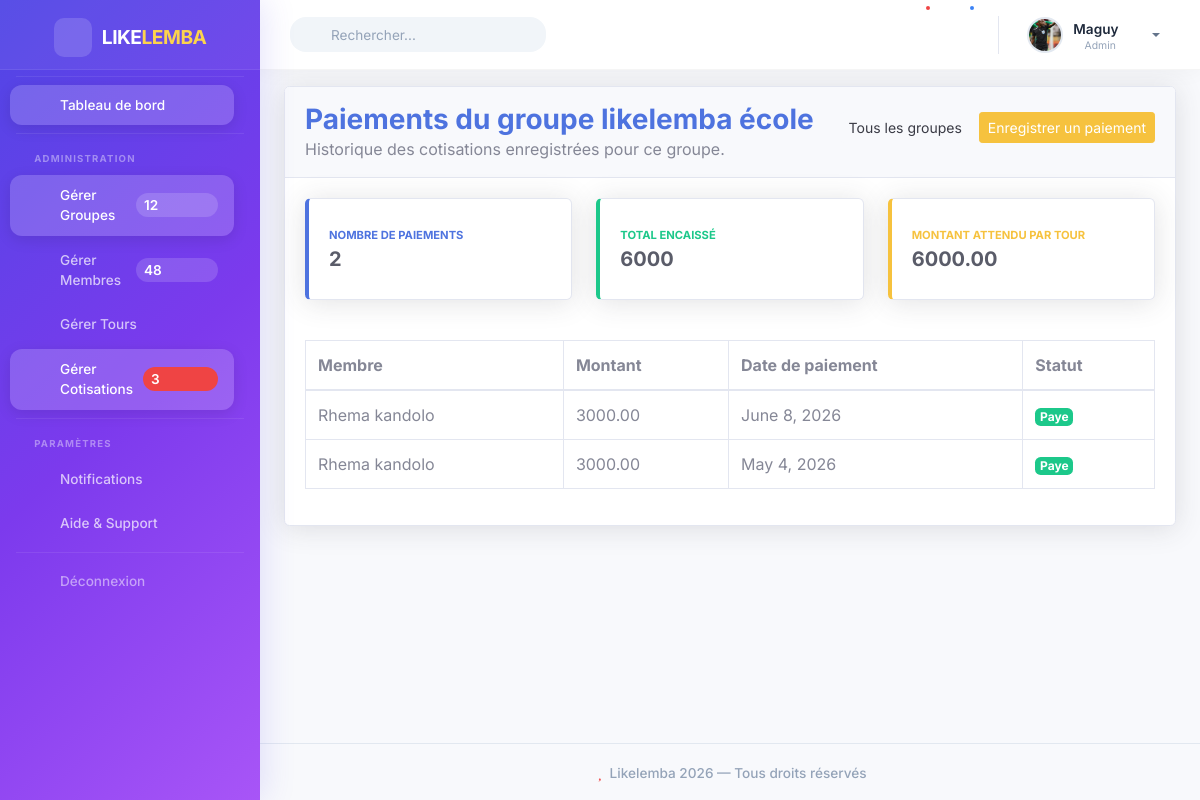
/groupes/6/paiements/ (signed in), run on an earlier commit of the app's database.
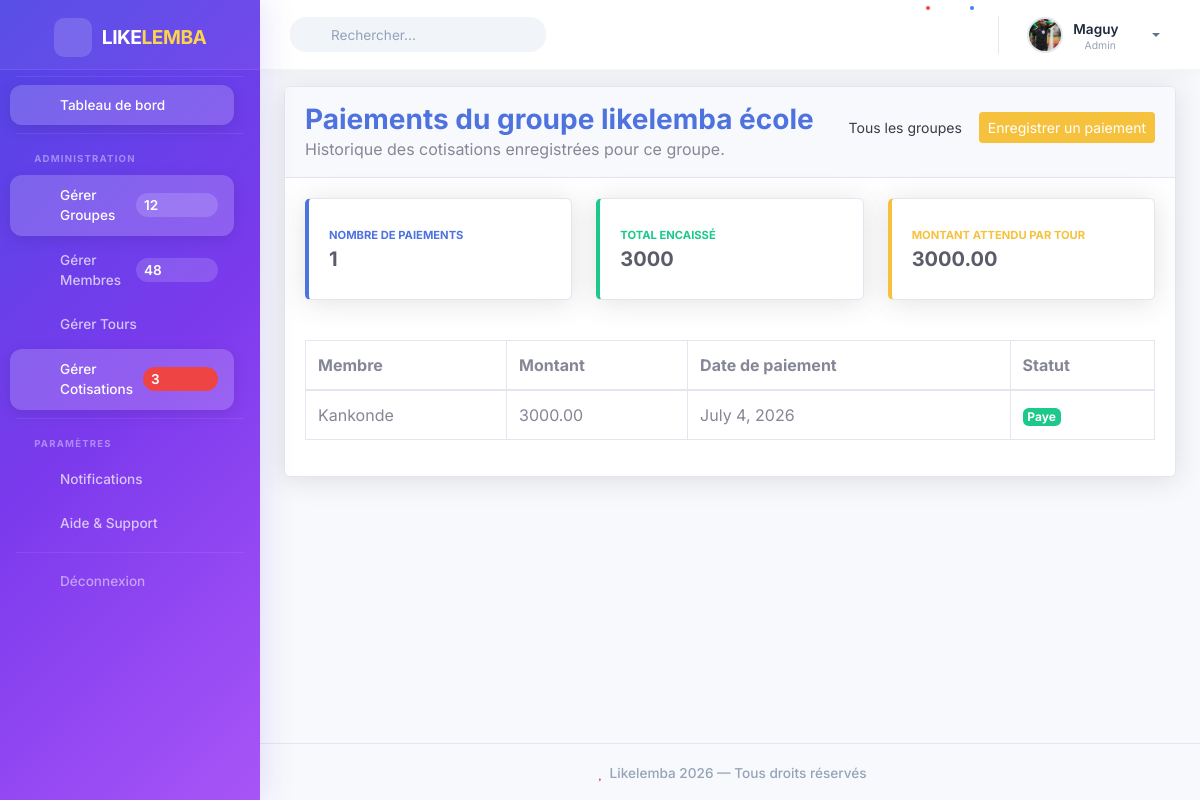
And on a later commit of the database.
### authentification/models.py (models this page shows)
class Utilisateur(AbstractUser):
    telephone = models.CharField(max_length=20)
    ROLE_CHOICES = [
        ('ADMIN', 'Admin'),
        ('MEMBRE', 'Membre')
    ]
    role = models.CharField(max_length=10, choices=ROLE_CHOICES)
    photo = models.ImageField(upload_to='profiles/', null=True, blank=True)
    is_verified = models.BooleanField(default=False)

### likelemba_app/models.py (models this page shows, shortened)
class Groupe(models.Model):
    FREQUENCE_CHOICES = [
        ('QUOTIDIEN', 'Quotidien'),
        ('HEBDOMADAIRE', 'Hebdomadaire'),
        ('MENSUEL', 'Mensuel'),
        ('ANNUEL', 'Annuel')
    ]
    STATUT_CHOICES = [
        ('ACTIF', 'Actif'),
        ('TERMINE', 'Terminé')
    ]
    nom = models.CharField(max_length=100)
    montant_cotisation = models.DecimalField(
        max_digits=10,
        decimal_places=2
    )
    frequence = models.CharField(max_length=20, choices=FREQUENCE_CHOICES)
    date_debut = models.DateField()
    statut = models.CharField(max_length=20, choices = STATUT_CHOICES, default='ACTIF')
    date_creation = models.DateTimeField(auto_now_add=True, null=True)
    admin = models.ForeignKey(
        Utilisateur,
        on_delete=models.CASCADE
    )

class Paiement(models.Model):
    membre = models.ForeignKey(
        MembreGroupe,
        on_delete=models.CASCADE
    )
    tour = models.ForeignKey(
        Tour,
        on_delete=models.CASCADE
    )
    montant = models.DecimalField(
        max_digits=10,
        decimal_places=2
    )
    date_paiement = models.DateField()
    statut = models.CharField(
        max_length=20,
        choices=[
            ('PAYE', 'Payé'),
            ('NON_PAYE', 'Non payé')
        ]
    )

class MembreGroupe(models.Model):
    utilisateur = models.ForeignKey(
        Utilisateur,
        on_delete=models.CASCADE,
        null=True,
        blank=True
    )
    groupe = models.ForeignKey(
        Groupe,
        on_delete=models.CASCADE,
        null=True,
        blank=True
    )
    nom = models.CharField(max_length=100, null=True, blank=True)
    telephone = models.CharField(max_length=20, blank=True)
    ordre_reception = models.IntegerField()
    @property
    def nom_affiche(self):
        if self.utilisateur:
            return self.utilisateur.username
        return self.nom or "Membre sans nom"
    class Meta:
        unique_together = ('utilisateur', 'groupe')

### likelemba_app/views.py (the view)
# urls.py: path('groupes/<int:groupe_id>/paiements/', paiements_groupe_view, name='paiements_groupe'),
@login_required(login_url="login")
def paiements_groupe_view(request, groupe_id):
    if request.user.role != 'ADMIN':
        return redirect('dashboard_membre')
    groupe = get_object_or_404(Groupe, id=groupe_id, admin=request.user)
    paiements = Paiement.objects.filter(
        membre__groupe=groupe
    ).select_related('membre', 'membre__utilisateur').order_by('-date_paiement', '-id')
    resume = paiements.aggregate(total_encaisse=Sum('montant'))
    total_encaisse = resume['total_encaisse'] or 0
    total_paiements = paiements.count()
    total_attendu = groupe.montant_cotisation * MembreGroupe.objects.filter(groupe=groupe).count()
    return render(request, 'paiements/paiements_groupe.html', {
        'groupe': groupe,
        'paiements': paiements,
        'total_encaisse': total_encaisse,
        'total_paiements': total_paiements,
        'total_attendu': total_attendu,
    })

### likelemba/templates/paiements/paiements_groupe.html (shortened to what this page needs)
{% extends 'base.html' %}
{% block content %}
<div class="card shadow mb-4">
    <div class="card-header py-3 d-flex justify-content-between align-items-center">
        <div>
            <h3 class="m-0 font-weight-bold text-primary">Paiements du groupe {{ groupe.nom }}</h3>
            <p class="mb-0 text-muted">Historique des cotisations enregistrées pour ce groupe.</p>
        </div>
        <div class="d-flex flex-wrap justify-content-end">
            <a href="{% url 'liste_groupes_paiements' %}" class="btn btn-light btn-sm mr-2 mb-2">
                Tous les groupes
            </a>
            <a href="{% url 'ajouter_paiement' groupe.id %}" class="btn btn-warning btn-sm mb-2">
                Enregistrer un paiement
            </a>
        </div>
    </div>
    <div class="card-body">
        <div class="row mb-4">
            <div class="col-md-4 mb-3">
                <div class="card border-left-primary shadow h-100 py-2">
                    <div class="card-body">
                        <div class="text-xs font-weight-bold text-primary text-uppercase mb-1">Nombre de paiements</div>
                        <div class="h5 mb-0 font-weight-bold text-gray-800">{{ total_paiements }}</div>
                    </div>
                </div>
            </div>
            <div class="col-md-4 mb-3">
                <div class="card border-left-success shadow h-100 py-2">
                    <div class="card-body">
                        <div class="text-xs font-weight-bold text-success text-uppercase mb-1">Total encaissé</div>
                        <div class="h5 mb-0 font-weight-bold text-gray-800">{{ total_encaisse }}</div>
                    </div>
                </div>
            </div>
            <div class="col-md-4 mb-3">
                <div class="card border-left-warning shadow h-100 py-2">
                    <div class="card-body">
                        <div class="text-xs font-weight-bold text-warning text-uppercase mb-1">Montant attendu par tour</div>
                        <div class="h5 mb-0 font-weight-bold text-gray-800">{{ total_attendu }}</div>
                    </div>
                </div>
            </div>
        </div>
        <div class="table-responsive">
            <table class="table table-bordered" width="100%" cellspacing="0">
                <thead>
                    <tr>
                        <th>Membre</th>
                        <th>Montant</th>
                        <th>Date de paiement</th>
                        <th>Statut</th>
                    </tr>
                </thead>
                <tbody>
                    {% for paiement in paiements %}
                    <tr>
                        <td>{{ paiement.membre.nom_affiche }}</td>
                        <td>{{ paiement.montant }}</td>
                        <td>{{ paiement.date_paiement }}</td>
                        <td>
                            {% if paiement.statut == "PAYE" %}
                                <span class="badge badge-success">Paye</span>
                            {% else %}
                                <span class="badge badge-warning">Non paye</span>
                            {% endif %}
                        </td>
                    </tr>
                    {% empty %}
                    <tr>
                        <td colspan="4" class="text-center">
                            Aucun paiement enregistré pour ce groupe.
                        </td>
                    </tr>
                    {% endfor %}
                </tbody>
            </table>
        </div>
    </div>
</div>
{% endblock content %}

### likelemba/templates/base.html (shortened to what this page needs)
{% load static %}
<!DOCTYPE html>
<html lang="fr">
<head>
    <link href="{% static 'vendor/fontawesome-free/css/all.min.css' %}" rel="stylesheet">
    <link href="{% static 'css/sb-admin-2.min.css' %}" rel="stylesheet">
</head>
<body id="page-top">
    <div id="wrapper">
        {% include 'components/sidebar.html' %}
        <div id="content-wrapper" class="d-flex flex-column">
            <div id="content">
                {% include 'components/navbar.html' %}
                <div class="container-fluid px-4 py-3 page-content">
                    {% block content %}{% endblock %}
                </div>
            </div>
            {% include 'components/footer.html' %}
        </div>
    </div>
</body>
</html>

### likelemba/templates/components/sidebar.html (shortened to what this page needs)
<ul class="navbar-nav sidebar sidebar-dark accordion d-flex flex-column" style="min-height: 100vh; padding-bottom: 20px;">
    <li class="nav-item" style="list-style: none;">
        <a class="sidebar-brand d-flex align-items-center justify-content-center" href="{% url 'dashboard' %}">
            <i class="fas fa-hand-holding-usd"></i>
            <div class="sidebar-brand-text">Like<span>lemba</span></div>
        </a>
    </li>
    <hr class="sidebar-divider my-1">
    <li class="nav-item">
        <a class="nav-link" href="{% url 'dashboard' %}">
            <i class="fas fa-fw fa-chart-pie"></i>
            <span>Tableau de bord</span>
        </a>
    </li>
    <hr class="sidebar-divider my-1">
    {% if request.user.role == 'ADMIN' %}
    <div class="sidebar-heading">
        <i class="fas fa-crown"></i> Administration
    </div>
    <li class="nav-item">
        <a class="nav-link" href="{% url 'liste_groupes' %}">
            <i class="fas fa-layer-group"></i>
            <span>Gérer Groupes</span>
            <span class="badge-sidebar">12</span>
        </a>
    </li>
    <li class="nav-item">
        <a class="nav-link" href="{% url 'liste_membres' %}">
            <i class="fas fa-users"></i>
            <span>Gérer Membres</span>
            <span class="badge-sidebar">48</span>
        </a>
    </li>
    <li class="nav-item">
        <a class="nav-link" href="{% url 'liste_groupes_tours' %}">
            <i class="fas fa-sync-alt"></i>
            <span>Gérer Tours</span>
        </a>
    </li>
    <li class="nav-item">
        <a class="nav-link" href="{% url 'liste_groupes_paiements' %}">
            <i class="fas fa-coins"></i>
            <span>Gérer Cotisations</span>
            <span class="badge-sidebar danger">3</span>
        </a>
    </li>
    <hr class="sidebar-divider my-1">
    {% endif %}
    <div class="sidebar-heading">
        <i class="fas fa-cog"></i> Paramètres
    </div>
    <li class="nav-item">
        <a class="nav-link" href="#">
            <i class="fas fa-bell"></i>
            <span>Notifications</span>
        </a>
    </li>
    <li class="nav-item">
        <a class="nav-link" href="#">
            <i class="fas fa-life-ring"></i>
            <span>Aide & Support</span>
        </a>
    </li>
    <hr class="sidebar-divider mt-auto my-1">
    <li class="nav-item">
        <a class="nav-link" href="#"
            data-toggle="modal"
            data-target="#logoutModal"
            style="color: rgba(255,255,255,0.5) !important;">
            <i class="fas fa-sign-out-alt"></i>
            <span>Déconnexion</span>
        </a>
    </li>
</ul>

### likelemba/templates/components/navbar.html (shortened to what this page needs)
{% load static %}
<nav class="navbar navbar-expand navbar-light bg-white topbar mb-0 static-top shadow-sm">
    <form class="d-none d-sm-inline-block form-inline mr-auto my-2 my-md-0">
        <div class="search-wrapper">
            <i class="fas fa-search search-icon"></i>
            <input type="text" class="form-control" placeholder="Rechercher...">
        </div>
    </form>
    <ul class="navbar-nav ml-auto align-items-center" style="flex-direction: row; gap: 2px;">
        <li class="nav-item">
            <a class="nav-link" href="#" role="button" style="position: relative;">
                <i class="fas fa-bell fa-fw" style="font-size: 1.1rem;"></i>
                <span class="badge-dot"></span>
            </a>
        </li>
        <li class="nav-item">
            <a class="nav-link" href="#" role="button" style="position: relative;">
                <i class="fas fa-envelope fa-fw" style="font-size: 1.1rem;"></i>
                <span class="badge-dot blue"></span>
            </a>
        </li>
        <li class="nav-item">
            <a class="nav-link dropdown-toggle user-profile" href="#" id="userDropdown" role="button" data-toggle="dropdown" aria-haspopup="true" aria-expanded="false">
                {% if request.user.photo %}
                    <img src="{{ request.user.photo.url }}" alt="Photo de profil">
                {% else %}
                    <img src="{% static 'img/undraw_profile_2.svg' %}" alt="Photo de profil">
                {% endif %}
                <div class="user-info d-none d-lg-block">
                    <span class="user-name">{{ request.user.username }}</span>
                    <span class="user-role">
                        <i class="fas fa-circle" style="color: #22c55e;"></i>
                        {{ request.user.get_role_display }}
                    </span>
                </div>
                <i class="fas fa-chevron-down chevron"></i>
            </a>
        </li>
    </ul>
</nav>

### likelemba/templates/components/footer.html
<footer class="sticky-footer bg-transparent">
    <div class="container my-auto">
        <div class="text-center my-auto">
            <span style="color: #94a3b8; font-size: 0.85rem; font-weight: 500;">
                <i class="fas fa-heart" style="color: #ef4444; margin: 0 4px;"></i>
                Likelemba 2026 — Tous droits réservés
            </span>
        </div>
    </div>
</footer>

### likelemba/templates/components/scripts.html (shortened to what this page needs)
{% load static %}

What changed in the data, as far as the page shows it:
removed Paiement: membre.nom_affiche "Rhema kandolo", montant "3000.00", date_paiement "June 8, 2026", statut "Paye"
removed Paiement: membre.nom_affiche "Rhema kandolo", montant "3000.00", date_paiement "May 4, 2026", statut "Paye"
added Paiement: membre.nom_affiche "Kankonde", montant "3000.00", date_paiement "July 4, 2026", statut "Paye"
Also different on the page:
{{ total_paiements }}: "2" → "1"
{{ total_encaisse }}: "6000" → "3000"
{{ total_attendu }}: "6000.00" → "3000.00"
